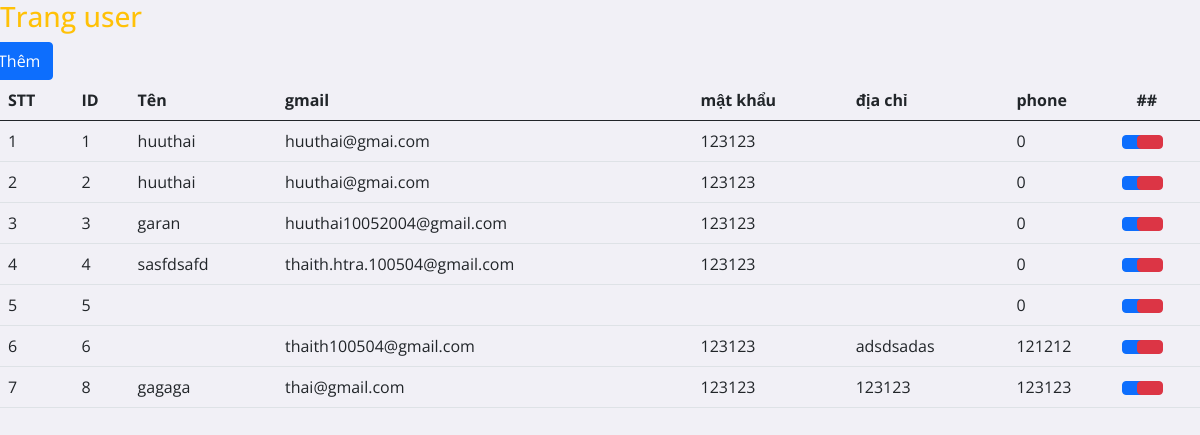
The app's page /user/index.php with its own data.
### tables this page shows
CREATE TABLE `user` (
  `id` int(11) NOT NULL,
  `name` varchar(500) NOT NULL,
  `email` varchar(500) NOT NULL,
  `password` varchar(500) NOT NULL,
  `address` varchar(500) NOT NULL,
  `phone` int(11) NOT NULL
);

### functions.php (called while the page is built, shortened)
<?php
include_once "../dbconnect.php";
function showAllUsers()
{
    global $conn;
    $query = "SELECT * FROM user";
    $result = mysqli_query($conn, $query);
    $user = array();
    if ($result->num_rows > 0) {
        $rowNum = 1;
        while ($row = $result->fetch_assoc()) {
            $user[] = array(
                "index" => $rowNum++,
                "id" => $row['id'],
                "name" => $row['name'],
                "email" => $row['email'],
                "password" => $row['password'],
                "address" => $row['address'],
                "phone" => $row['phone']
            );
        }
    }
    return $user;
}

### user/index.php (the view)
<?php
include_once "../dbconnect.php";
include_once "../functions.php";
$user = showAllUsers();
?>
<!DOCTYPE html>
<?php include_once("../view/includes/head.php") ?>
                <h1 class="fs-3 text-warning">Trang user</h1>
                <a href="./create.php" class="btn btn-primary d-inline-flex"><i data-lucide="badge-plus"></i>Thêm</a>
                <table class="table table-hover">
                    <thead>
                        <tr>
                            <th>STT</th>
                            <th>ID</th>
                            <th>Tên</th>
                            <th>gmail</th>
                            <th>mật khẩu</th>
                            <th>địa chỉ</th>
                            <th>phone</th>
                            <th>##</th>
                        </tr>
                    </thead>
                    <tbody>
                        <?php foreach ($user as $cat) { ?>
                            <tr>
                                <td><?php echo $cat['index'] ?></td>
                                <td><?php echo $cat['id'] ?></td>
                                <td><?php echo $cat['name'] ?></td>
                                <td><?php echo $cat['email'] ?></td>
                                <td><?php echo $cat['password'] ?></td>
                                <td><?php echo $cat['address'] ?></td>
                                <td><?php echo $cat['phone'] ?></td>
                                <td>
                                    <a href="./edit.php?id=<?php echo $cat['id'] ?>" class="btn btn-primary"><i data-lucide="pencil"></i></a>
                                    <a href="./delete.php?id=<?php echo $cat['id'] ?>" class="btn btn-danger"><i data-lucide="trash"></i></a>
                                </td>
                            </tr>
                        <?php } ?>
                    </tbody>
                </table>

### view/admin/public/css/style.css (style rules this page uses)
* { font-family: 'Open Sans', sans-serif; margin: 0; padding: 0; box-sizing: border-box; }
a { text-decoration: none; }
.btn { margin-left: -15px; }

### records on screen
user: id "1", name "huuthai", email "huuthai@gmai.com", password "123123", phone "0"
user: id "2", name "huuthai", email "huuthai@gmai.com", password "123123", phone "0"
user: id "3", name "garan", email "huuthai10052004@gmail.com", password "123123", phone "0"
user: id "4", name "sasfdsafd", email "thaith.htra.100504@gmail.com", password "123123", phone "0"
user: id "5", phone "0"
user: id "6", email "thaith100504@gmail.com", password "123123", address "adsdsadas", phone "121212"
user: index "7", id "8", name "gagaga", email "thai@gmail.com", password "123123", address "123123", phone "123123"
